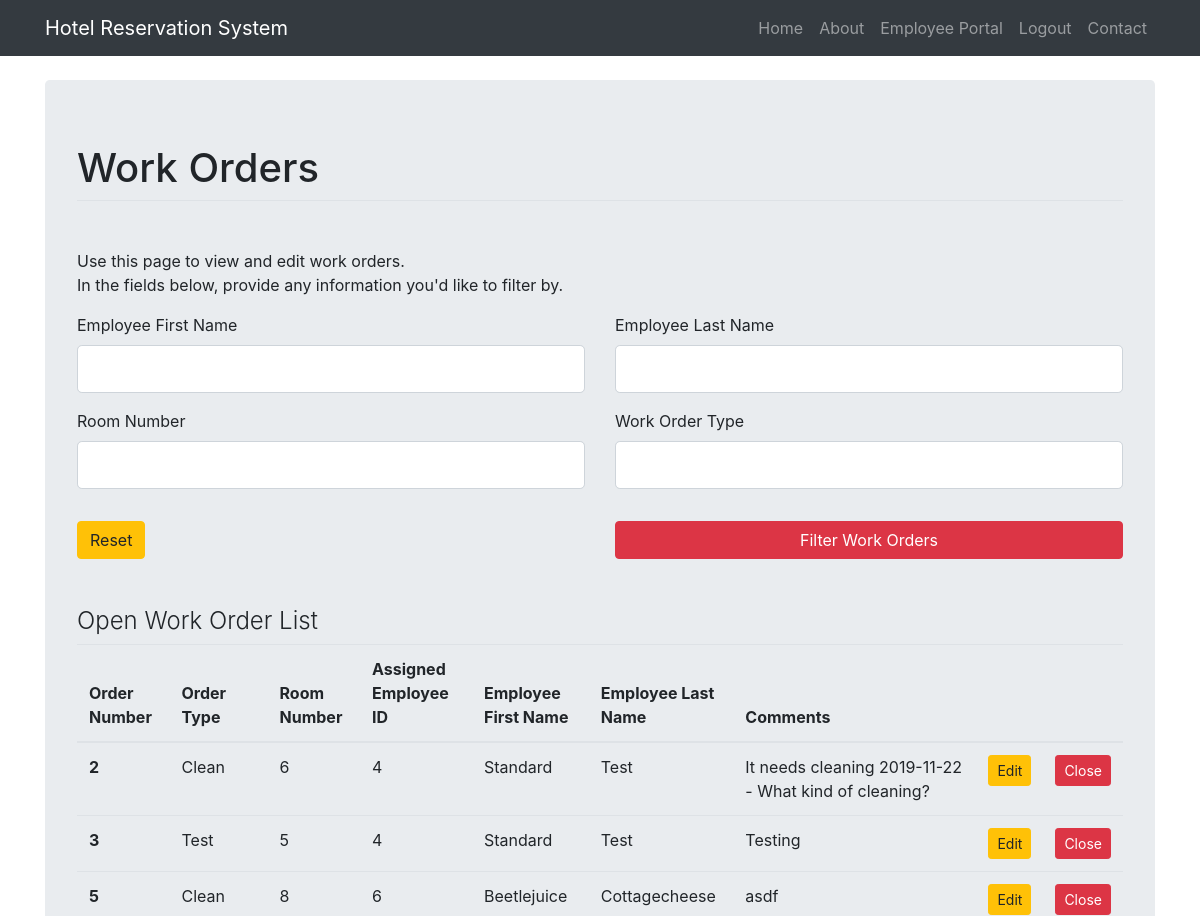
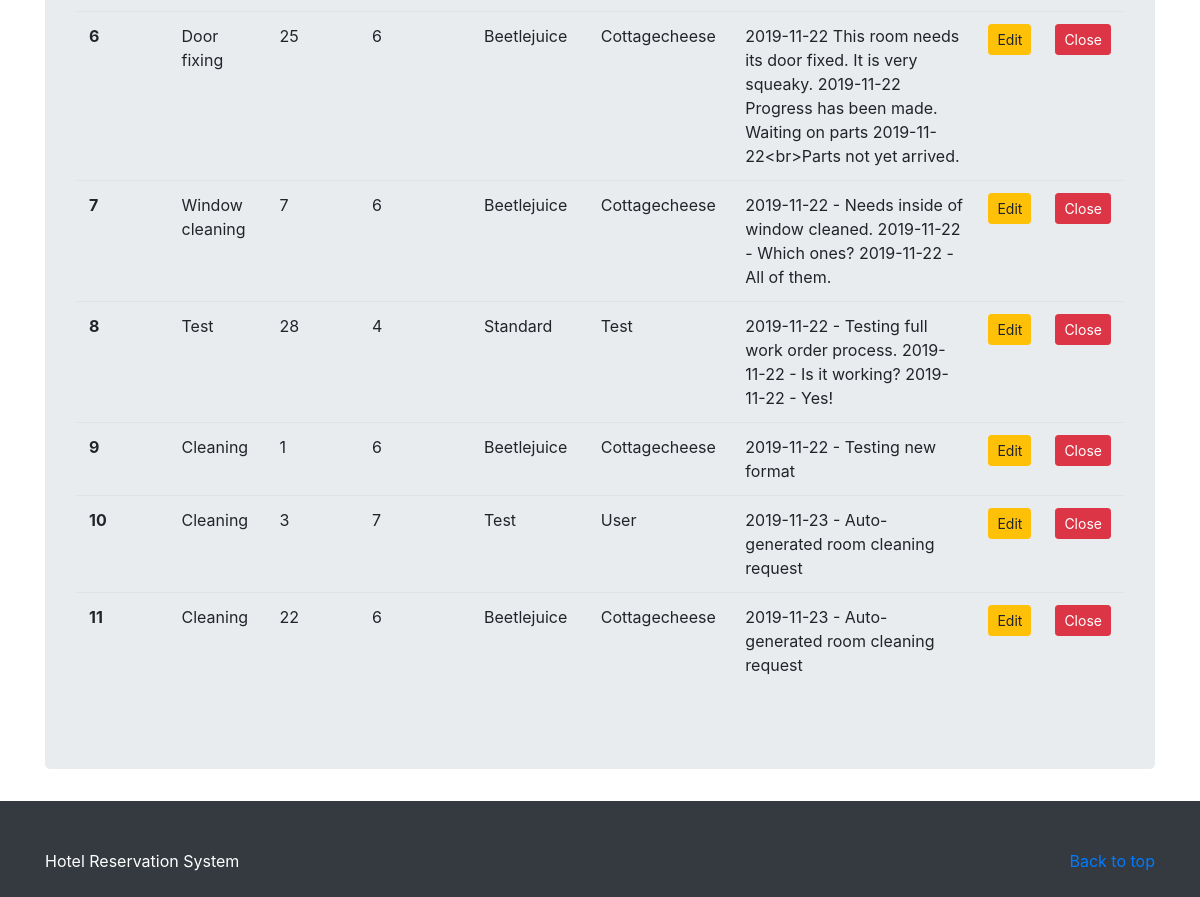
/view_work_orders (signed in), run on the app's committed database (2 pictures, top to bottom).
### hotel_system/models.py (models this page shows, shortened)
class WorkOrder(db.Model):
    order_number = db.Column(db.Integer, nullable = False, primary_key=True)
    type = db.Column(db.String(20), nullable=False)
    room_num = db.Column(db.Integer, nullable=False)
    employee_id = db.Column(db.Integer, nullable=False)
    comments = db.Column(db.Text)

class Employee(db.Model, UserMixin):
    id = db.Column(db.Integer, primary_key=True)
    first_name = db.Column(db.String(120), nullable = False)
    last_name = db.Column(db.String(120), nullable = False)
    email = db.Column(db.String(120), unique = True, nullable = False)
    password = db.Column(db.String(120), nullable = False)
    admin_flag = db.Column(db.Boolean, nullable = False)

### hotel_system/routes.py (the view, shortened to what this page needs)
@app.route('/view_work_orders', methods=['GET', 'POST'])
@login_required
def view_work_orders():
    form = ViewWorkOrderForm()
    orders = db.session.query(WorkOrder, Employee).join(Employee, WorkOrder.employee_id == Employee.id).all()
    return render_template('view_work_orders.html', title="Work Orders", form=form, work_orders=orders)

### hotel_system/forms.py
class ViewWorkOrderForm(FlaskForm):
    first_name = StringField('Employee First Name')
    last_name = StringField('Employee Last Name')
    room_num = IntegerField('Room Number', validators=[Optional()])
    type = StringField('Work Order Type', validators=[Optional()])
    submit = SubmitField('Filter Work Orders')

### hotel_system/models.py (called while the page is built)
@login_manager.user_loader
def load_employee(employee_id):
    return Employee.query.get(int(employee_id))

### hotel_system/templates/view_work_orders.html (shortened to what this page needs)
{% extends "layout.html" %}
{% block content %}
<body>
    <main role="main">
        <div class="container"><br>
             <div class="jumbotron center">
         		<form action="" method="POST">
         			<fieldset class="form-group">
                <legend class ="border-bottom mb-4"><h1>Work Orders</h1></legend><br>
                    <p>Use this page to view and edit work orders.<br>
                    In the fields below, provide any information you'd like to filter by.</p>
                    <div class="row">
                        <div class="col-xs-6 sm-6 col-md-6 col-lg-6">
           				    <div class = "form-group">
           					{{ form.first_name.label(class="form-control-label") }}
           					{% if form.first_name.errors %}
           						{{ form.first_name(class="form-control form-control-lg is-invalid") }}
           						<div class="invalid-feedback">
           							{% for error in form.first_name.errors %}
           								<span>{{ error }}</span>
           							{% endfor %}
           						</div>
           					{% else %}
           						{{ form.first_name(class="form-control form-control-lg") }}
           					{% endif %}
                             </div>
                        </div>
                        <div class="col-xs-6 sm-6 col-md-6 col-lg-6">
           				    <div class = "form-group">
           					{{ form.last_name.label(class="form-control-label") }}
           					{% if form.last_name.errors %}
           						{{ form.last_name(class="form-control form-control-lg is-invalid") }}
           						<div class="invalid-feedback">
           							{% for error in form.last_name.errors %}
           								<span>{{ error }}</span>
           							{% endfor %}
           						</div>
           					{% else %}
           						{{ form.last_name(class="form-control form-control-lg") }}
           					{% endif %}
                             </div>
                        </div>
                    </div>
                    <div class="row">
                        <div class="col-xs-6 sm-6 col-md-6 col-lg-6">
           				    <div class = "form-group">
           					{{ form.room_num.label(class="form-control-label") }}
           					{% if form.room_num.errors %}
           						{{ form.room_num(class="form-control form-control-lg is-invalid") }}
           						<div class="invalid-feedback">
           							{% for error in form.room_num.errors %}
           								<span>{{ error }}</span>
           							{% endfor %}
           						</div>
           					{% else %}
           						{{ form.room_num(class="form-control form-control-lg") }}
           					{% endif %}
                             </div>
                        </div>
                        <div class="col-xs-6 sm-6 col-md-6 col-lg-6">
           				    <div class = "form-group">
           					{{ form.type.label(class="form-control-label") }}
           					{% if form.type.errors %}
           						{{ form.type(class="form-control form-control-lg is-invalid") }}
           						<div class="invalid-feedback">
           							{% for error in form.type.errors %}
           								<span>{{ error }}</span>
           							{% endfor %}
           						</div>
           					{% else %}
           						{{ form.type(class="form-control form-control-lg") }}
           					{% endif %}
                             </div>
                        </div>
                    </div>
         			</fieldset>
         			 <div class="row">
                        <div class="col-md-6 col-sm-6 col-xs-6 pad-adjust">
                         <a href="{{ url_for('view_work_orders') }}" class="btn btn-warning">Reset</a>
                        </div>
                        <div class="col-md-6 col-sm-6 col-xs-6 pad-adjust" id="payment_buttons">
                          {{ form.submit(class="btn btn-danger btn-block") }}
                        </div>
                    </div>
         		</form><br><br>
                <h4 class="font-weight-light">Open Work Order List</h4>
                <table class="table table-hover" id="work_orders">
                      <thead>
                        <tr>
                          <th scope="col">Order Number</th>
                          <th scope="col">Order Type</th>
                          <th scope="col">Room Number</th>
                          <th scope="col">Assigned Employee ID</th>
                          <th scope="col">Employee First Name</th>
                          <th scope="col">Employee Last Name</th>
                          <th scope="col">Comments</th>
                          <th scope="col"></th>
                          <th scope="col"></th>
                        </tr>
                      </thead>
                      <tbody>
                      {% for order in work_orders %}
                        <tr>
                          <th scope="row">{{ order[0].order_number }}</th>
                          <td>{{ order[0].type }}</td>
                          <td>{{ order[0].room_num }}</td>
                          <td>{{ order[0].employee_id }}</td>
                          <td>{{ order[1].first_name }}</td>
                          <td>{{ order[1].last_name }}</td>
                          <td>{{ order[0].comments }}</td>
                          <td><a href="{{ url_for('edit_work_order', work_order=order[0].order_number) }}" class="btn btn-sm btn-rounded btn-warning">Edit</a></td>
                          <td><a href="{{ url_for('delete_work_order', work_order=order[0].order_number) }}" class="btn btn-sm btn-rounded btn-danger">Close</a></td>
                        </tr>
                      {% endfor %}
                      </tbody>
                </table>
         	</div>
        </div>
    </main>
</body>
{% endblock %}

### data on the page
WorkOrder: order_number "2", type "Clean", room_num "6", employee "4", first_name "Standard", last_name "Test", comments "It needs cleaning 2019-11-22 - What kind of cleaning?"
WorkOrder: order_number "3", type "Test", room_num "5", employee "4", first_name "Standard", last_name "Test", comments "Testing"
WorkOrder: order_number "5", type "Clean", room_num "8", employee "6", first_name "Beetlejuice", last_name "Cottagecheese", comments "asdf"
WorkOrder: order_number "6", type "Door fixing", room_num "25", employee "6", first_name "Beetlejuice", last_name "Cottagecheese", comments "2019-11-22 This room needs its door fixed. It is very squeaky. 2019-11-22 Progress has been made. Waiting on parts 2019-11-22<br>Parts not yet arrived."
WorkOrder: order_number "7", type "Window cleaning", room_num "7", employee "6", first_name "Beetlejuice", last_name "Cottagecheese", comments "2019-11-22 - Needs inside of window cleaned. 2019-11-22 - Which ones? 2019-11-22 - All of them."
WorkOrder: order_number "8", type "Test", room_num "28", employee "4", first_name "Standard", last_name "Test", comments "2019-11-22 - Testing full work order process. 2019-11-22 - Is it working? 2019-11-22 - Yes!"
WorkOrder: order_number "9", type "Cleaning", room_num "1", employee "6", first_name "Beetlejuice", last_name "Cottagecheese", comments "2019-11-22 - Testing new format"
WorkOrder: order_number "10", type "Cleaning", room_num "3", employee "7", first_name "Test", last_name "User", comments "2019-11-23 - Auto-generated room cleaning request"
WorkOrder: order_number "11", type "Cleaning", room_num "22", employee "6", first_name "Beetlejuice", last_name "Cottagecheese", comments "2019-11-23 - Auto-generated room cleaning request"
